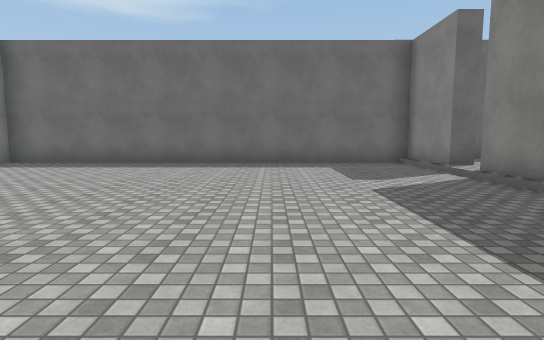
[1] (above)

15 first-person views from a walk through a 3-D level made in the Unity game engine. The camera is 1.4 m above the floor, tilts 6° down and sees 80° across. The floor is counted in squares, 2 m on a side. Each view is taken from the middle of a square. On the plan, view 1 faces up. The plan holds only what a view shows up to about 10 squares ahead; the rest is blank. The player is left out. Some animated figures are not drawn. Surface patterns are stand-ins for the level's own textures.

[2]
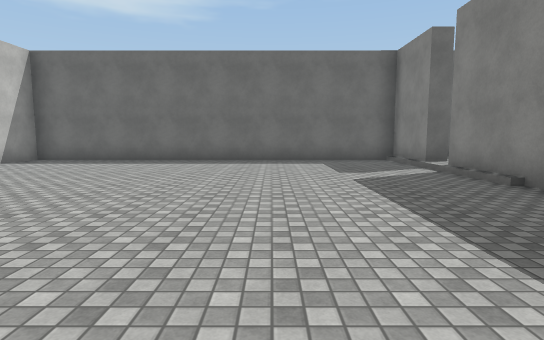

[3]
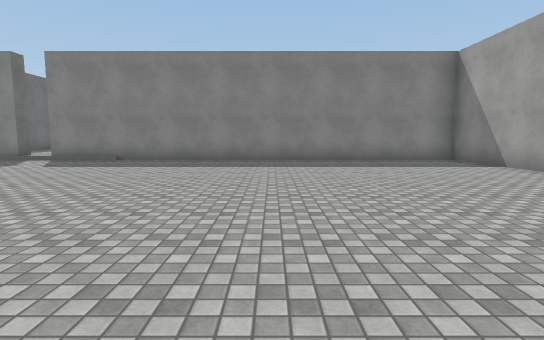

[4]
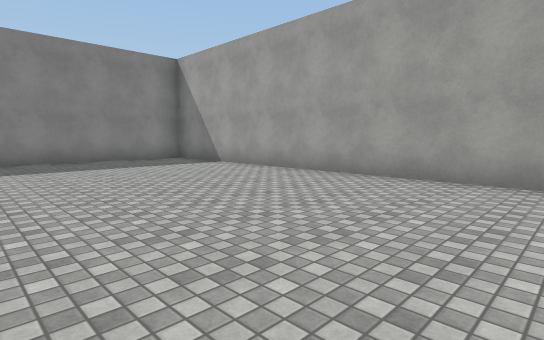

[5]
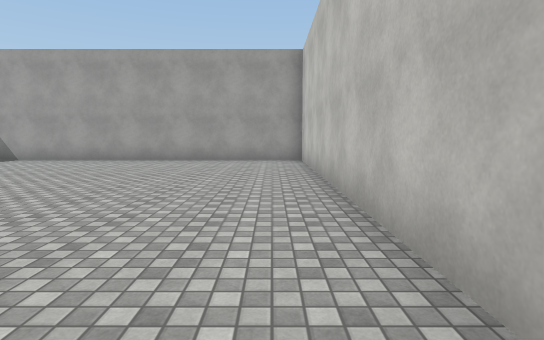

[6]
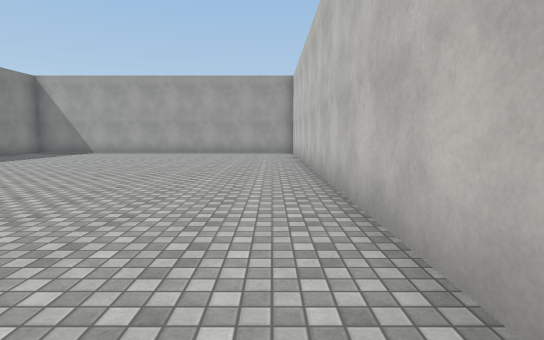

[7]
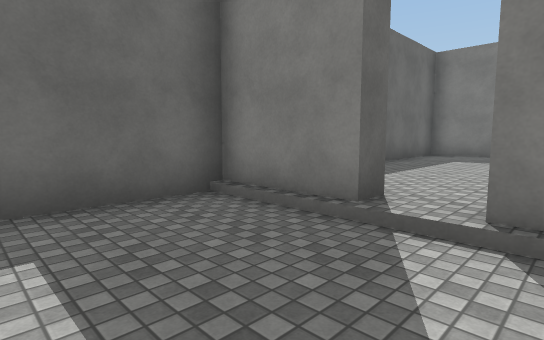

[8]
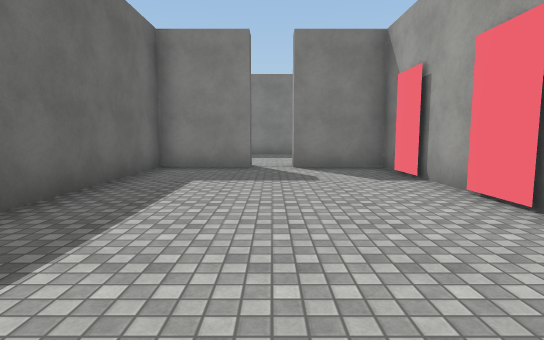

[9]
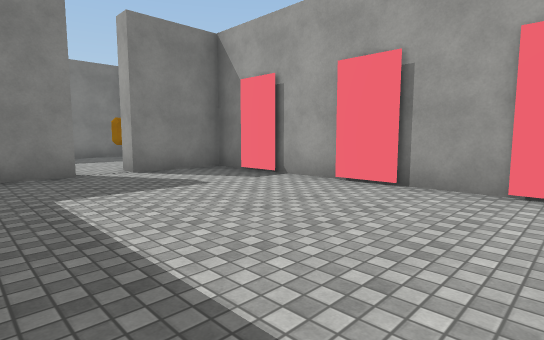

[10]
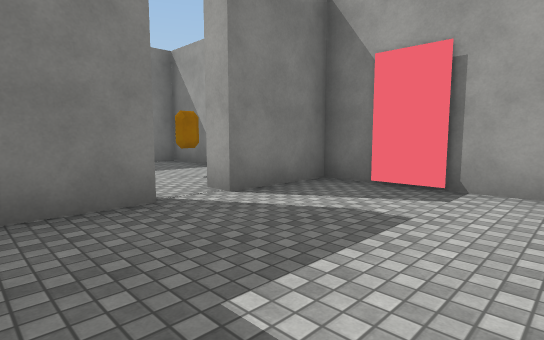

[11]
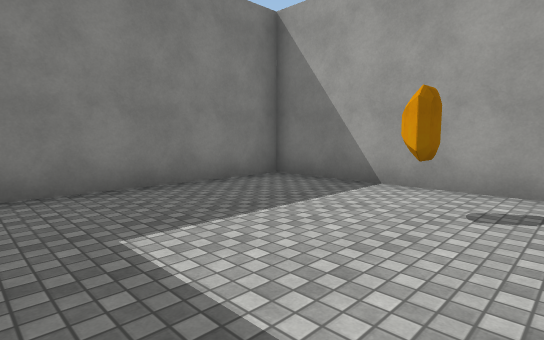

[12]
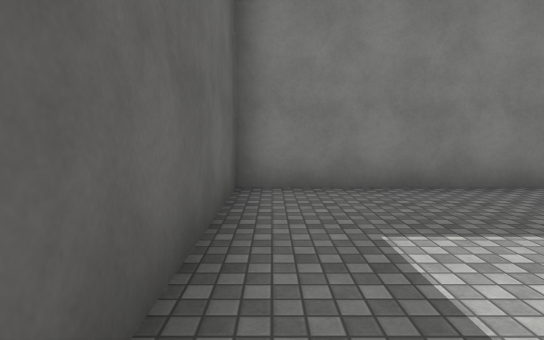

[13]
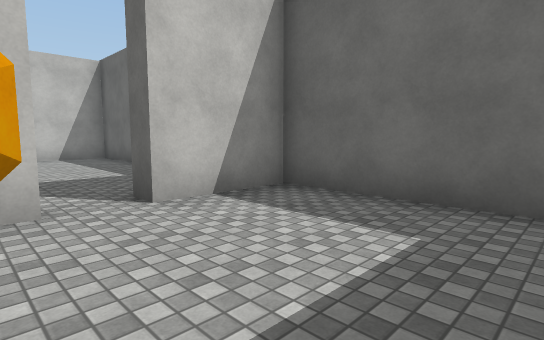

[14]
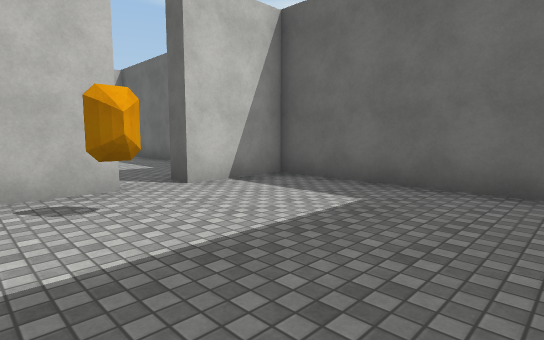

[15]
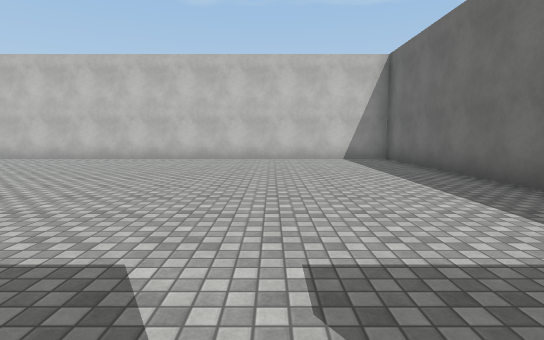

### Floor plan
Key: @ floor where view 1 was taken; # wall or solid block; . main floor; : floor 0.25 m higher than the main floor; O other object.
Columns run from 7 left of view 1 to 17 right of it. Each row starts with its distance up from view 1.
  9 #########################
  8 #..........#::::::#:::::#
  7 #..........#::::::#:::::#
  6 #..........:::::::::::::#
  5 #..........#::::::#:O:::#
  4 #..........# ::::##:::::#
  3 #..........##############
  2 #..........#
  1 #..........#
  0 #......@...#
 -1 #..........#
 -2 #..........#
 -3 #..........#
 -4 #..........#
 -5 #..........#
 -6 #..........#
 -7 ############

Positions as (right, up) in squares from view 1, and headings:
1: (0, 0), facing up
2: (0, -1), facing up
3: (-6, -1), facing right
4: (-6, -1), facing down-right
5: (-6, 3), facing down
6: (-6, 7), facing down
7: (1, 5), facing up-right
8: (4, 6), facing right
9: (5, 8), facing down-right
10: (8, 8), facing down-right
11: (12, 8), facing down-right
12: (12, 8), facing right
13: (15, 5), facing up-left
14: (16, 4), facing up-left
15: (3, 5), facing left
